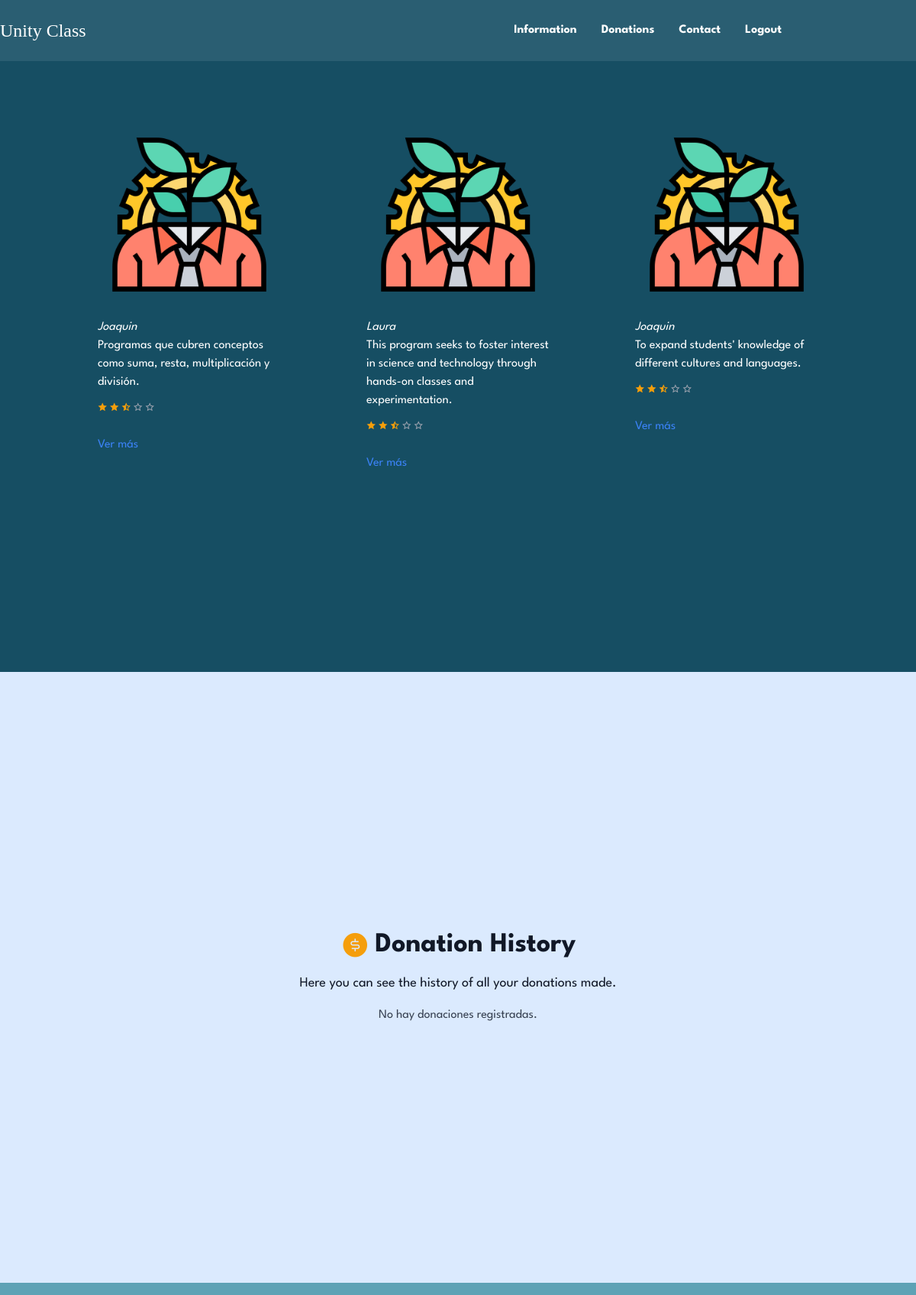
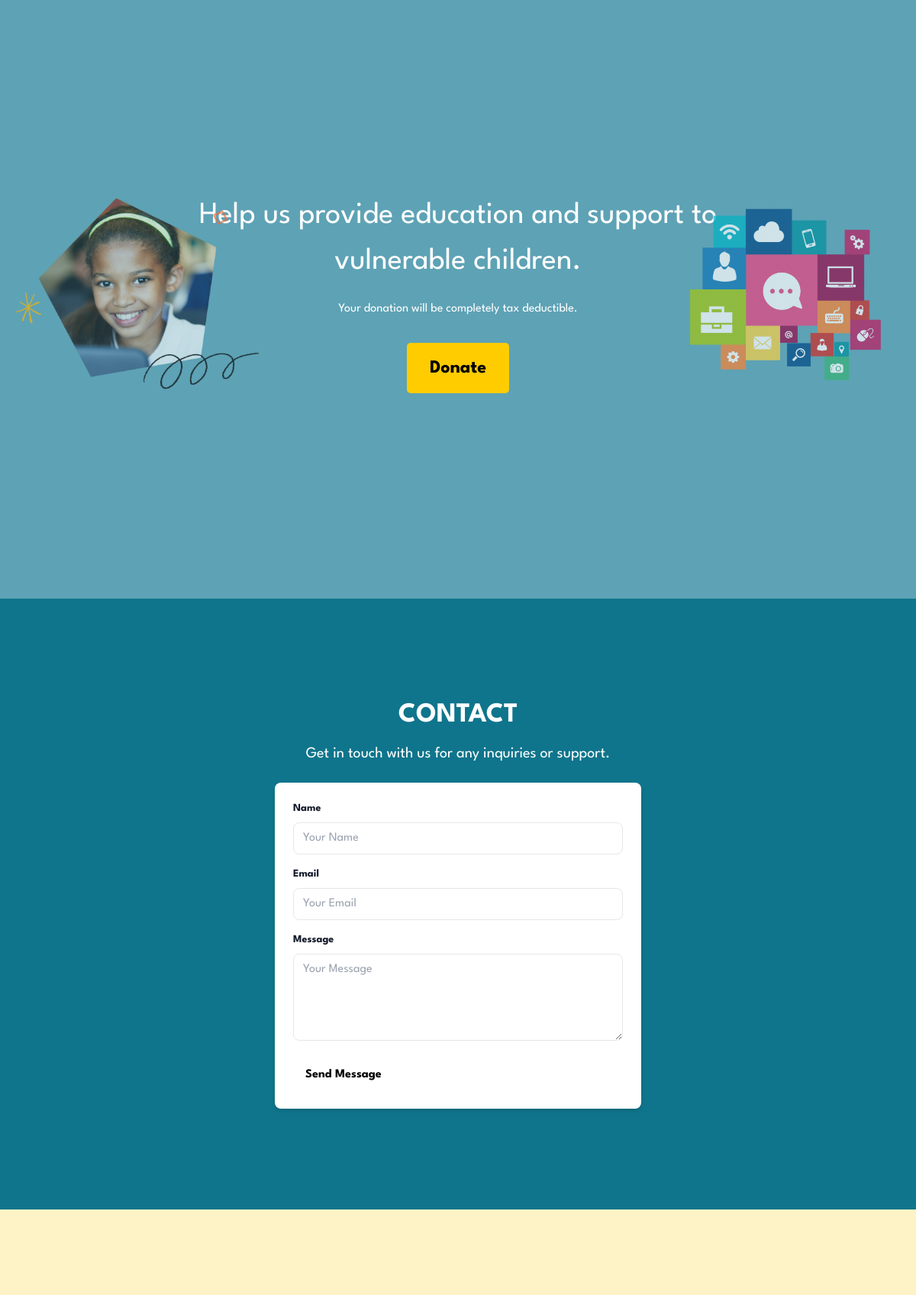
Page /Donantes/dashboard.php (signed in, upper part) on the committed database (2 pictures, top to bottom).
### tables this page shows
CREATE TABLE `programas` (
  `id` int(11) NOT NULL,
  `nombre` varchar(100) DEFAULT NULL,
  `descripcion` text DEFAULT NULL,
  `FK_materia` int(11) DEFAULT NULL,
  `FK_tipo_usuario` int(11) DEFAULT NULL,
  `fecha_registro` datetime NOT NULL DEFAULT current_timestamp()
);

CREATE TABLE `usuarios` (
  `id` int(11) NOT NULL,
  `nombre` varchar(100) DEFAULT NULL,
  `correo` varchar(100) DEFAULT NULL,
  `password` varchar(10) NOT NULL,
  `genero` varchar(10) DEFAULT NULL,
  `edad` int(11) DEFAULT NULL,
  `tipo_usuario` varchar(50) DEFAULT NULL,
  `fecha_nac` date NOT NULL,
  `session_activa` tinyint(1) DEFAULT 0,
  `fecha_registro` datetime NOT NULL DEFAULT current_timestamp()
);

### Conexion/contacto.php (called while the page is built, shortened)
<?php
    include ('conexion.php');
    class Contacto extends Conexion
    {
    public function listar_programas() {
        $this->sentencia = "
            SELECT
                programas.id,
                programas.nombre AS programa_nombre,
                programas.descripcion,
                materias.nombre_materia,
                usuarios.nombre AS nombre,
                usuarios.tipo_usuario
            FROM programas
            LEFT JOIN materias ON programas.FK_materia = materias.id
            LEFT JOIN usuarios ON programas.FK_tipo_usuario = usuarios.id
        ";
        return $this->ejecutar_sentencia();
    }
    public function __construct() {
        $this->conexion = new mysqli('localhost', 'root', '', 'unityclass');
    }
    public function listar_historial_donaciones() {
        $this->sentencia = "SELECT fecha_donacion, nombre_donacion, monto, FK_tipo_Usuario FROM donaciones ORDER BY fecha_donacion DESC";
        $resultado = $this->obtener_sentencia();
        return $resultado;
    }
}
?>

### Conexion/conexion.php (called while the page is built, shortened)
<?php
class Conexion {
    private $host = 'localhost';
    private $usuario = 'root';
    private $password = '';
    private $base = 'unityclass';
    public $sentencia;
    public $conexion;
    public function abrir_conexion() {
        $this->conexion = new mysqli($this->host, $this->usuario, $this->password, $this->base);
    }
    public function ejecutar_sentencia() {
        $bandera = $this->conexion->query($this->sentencia);
        return $bandera;
    }
    public function obtener_sentencia() {
        $result = $this->conexion->query($this->sentencia);
        return $result;
    }
}
?>

### Donantes/dashboard.php (the view, shortened to what this page needs)
<?php
include '../Conexion/contacto.php';
$contacto = new Contacto();
$result = $contacto->listar_programas();
?>
<!doctype html>
<html lang="es">
<head>
    <link rel="stylesheet" href="https://cdnjs.cloudflare.com/ajax/libs/remixicon/4.2.0/remixicon.min.css"/>
    <link href="https://cdn.jsdelivr.net/npm/tailwindcss@2.2.19/dist/tailwind.min.css" rel="stylesheet">
</head>
<body>
<header id="navbar" class="fixed w-full top-0 left-0 z-50 bg-[#164E63]">
    <nav class="container flex items-center justify-between h-16 sm:h-20">
        <div class="logo">Unity Class</div>
        <div id="nav-menu" class="absolute top-0 left-[-100%] min-h-[80vh] w-full bg-transparent backdrop-blur-sm flex items-center justify-center duration-300 overflow-hidden lg:static lg:min-h-fit lg:bg-transparent lg:w-auto">
            <ul class="flex flex-col items-center gap-8 lg:flex-row">
                <li><a href="#information" class="nav-link" data-section="information">Information</a></li>
                <li><a href="#donations" class="nav-link" data-section="donations">Donations</a></li>
                <li><a href="#contact" class="nav-link" data-section="contact">Contact</a></li>
                <?php if (isset($_SESSION['user_id'])): ?>
                    <li>
                        <form action="../login/logout.php" method="POST">
                            <button type="submit" class="nav-link font-bold">Logout</button>
                        </form>
                    </li>
                <?php endif; ?>
            </ul>
        </div>
    </nav>
</header>
<main class="pt-20">
    <section id="information" class="h-screen text-white flex flex-col items-center justify-center" style="background-color: #164E63;">
        <div class="container w-full grid grid-cols-1 gap-x-8 gap-y-36 md:grid-cols-2 lg:grid-cols-3 xl:grid-cols-4">
            <?php while ($row = $result->fetch_assoc()): ?>
                <div class="popular_card bg-cyan-950 p-10 pt-24 rounded-md relative">
                    <img src="../SRC/2654513.png" alt="program_image" class="w-52 absolute -top-5 left-1/2 transform -translate-x-1/2 -translate-y-1/2 duration-500">
                    <h3 class="italic mt-5"><?php echo htmlspecialchars($row['nombre']); ?></h3>
                    <p><?php echo htmlspecialchars($row['descripcion']); ?></p>
                    <div class="text-yellow-500 text-xs py-3">
                        <i class="ri-star-fill"></i>
                        <i class="ri-star-fill"></i>
                        <i class="ri-star-half-fill"></i>
                        <i class="ri-star-line text-gray-400"></i>
                        <i class="ri-star-line text-gray-400"></i>
                    </div>
                    <a href="programa_detalle.php?id=<?php echo $row['id']; ?>" class="text-blue-500 hover:text-blue-700 mt-4 inline-block">Ver más</a>
                </div>
            <?php endwhile; ?>
        </div>
    </section>
</main>
</body>
</html>
<section id="historial_donaciones" class="relative flex flex-col items-center justify-center h-screen bg-blue-100 text-gray-900">
    <h1 class="text-4xl font-bold mb-4 flex items-center text-cyan-800">
        <i class="ri-money-dollar-circle-fill mr-2 text-yellow-500"></i>
        Donation History
    </h1>
    <p class="text-lg mb-4 text-cyan-700">Here you can see the history of all your donations made.</p>
    <div class="container mx-auto px-4">
        <?php
        $historial = $contacto->listar_historial_donaciones();
        if ($historial->num_rows > 0): ?>
            <div class="max-h-96 overflow-y-auto border rounded-lg shadow-lg">
                <table class="w-full text-left bg-white rounded-lg overflow-hidden">
                    <thead>
                        <tr class="bg-cyan-800 text-black">
                            <th class="px-4 py-2">Donation date</th>
                            <th class="px-4 py-2">Donor Name</th>
                            <th class="px-4 py-2">Amount</th>
                        </tr>
                    </thead>
                    <tbody>
                        <?php while ($donacion = $historial->fetch_assoc()): ?>
                            <tr class="border-b border-gray-200 hover:bg-gray-100">
                                <td class="px-4 py-2"><?php echo htmlspecialchars($donacion['fecha_donacion']); ?></td>
                                <td class="px-4 py-2"><?php echo htmlspecialchars($donacion['nombre_donacion']); ?></td>
                                <td class="px-4 py-2"><?php echo "$" . number_format($donacion['monto'], 2); ?></td>
                            </tr>
                        <?php endwhile; ?>
                    </tbody>
                </table>
            </div>
        <?php else: ?>
            <p class="text-center text-gray-700">No hay donaciones registradas.</p>
        <?php endif; ?>
    </div>
</section>
    <section id="donaciones" class="relative flex items-center justify-center h-screen bg-blue-900 text-white" style="background-color: #5EA2B5;">
    <img src="../SRC/hero_student_collage_US_1x.png" alt="Imagen Estudiante" class="absolute left-0 top-1/2 transform -translate-y-1/2 max-w-xs opacity-70" style="margin-left: 20px;">
    <div id="form-container" style="width: 100%; max-width: 800px; padding: 20px; text-align: center;">
        <form id="donation-form" action="guardar_donacion.php" method="POST">
            <div id="step-welcome" class="form-step active">
                <h2 class="text-center">Help us provide education and support to vulnerable children.</h2>
                <p class="text-center mb-8">Your donation will be completely tax deductible.</p>
                <button type="button" class="button" onclick="nextStep()">Donate</button>
            </div>
        </form>
    </div>
    <img src="../SRC/desktop_77e774f8-a8db-4a84-a2f4-a09bd867809c.png" alt="Imagen Niño" class="absolute right-0 top-1/2 transform -translate-y-1/2 max-w-xs opacity-70" style="margin-right: 20px;">
</section>
<section id="contact" class="h-screen text-white flex flex-col items-center justify-center" style="background-color: #0F758C;">
    <h1 class="text-4xl font-bold mb-4">CONTACT</h1>
    <p class="text-xl mb-6">Get in touch with us for any inquiries or support.</p>
    <div class="container mx-auto px-4 max-w-lg">
        <form method="POST" class="bg-white p-6 rounded-lg shadow-md text-gray-900">
            <div class="mb-4">
                <label for="name" class="block text-sm font-bold mb-2">Name</label>
                <input type="text" name="name" id="name" class="w-full px-3 py-2 border rounded-lg" placeholder="Your Name" required>
            </div>
            <div class="mb-4">
                <label for="email" class="block text-sm font-bold mb-2">Email</label>
                <input type="email" name="email" id="email" class="w-full px-3 py-2 border rounded-lg" placeholder="Your Email" required>
            </div>
            <div class="mb-4">
                <label for="message" class="block text-sm font-bold mb-2">Message</label>
                <textarea name="message" id="message" class="w-full px-3 py-2 border rounded-lg" placeholder="Your Message" rows="4" required></textarea>
            </div>
            <button type="submit" name="enviar" class="bg-cyan-800 text-black py-2 px-4 rounded-lg hover:bg-cyan-700 font-bold">Send Message</button>
        </form>
    </div>
</section>
<footer class="bg-yellow-100 text-cyan-950 pt-20 pb-10 md:pt-28 relative">
</footer>
</body>
</html>

### Donantes/dashboard.php (style rules this page uses)
body { font-family: Arial, sans-serif; background-color: #E6F2FF; color: #333; margin: 0; }
#navbar { position: fixed; top: 0; left: 0; width: 100%; z-index: 50; background-color: rgba(22, 78, 99, 0.9); transition: background-color 0.3s; }
.nav-link { color: #FFF; font-weight: bold; font-size: 1rem; transition: color 0.3s; }
#nav-menu { transition: left 0.3s ease-in-out; }
.logo { font-family: 'Lobster', cursive; font-size: 1.5rem; color: #FFF; transition: color 0.3s; }
body, .form-step { font-family: 'League Spartan', sans-serif; }
.form-step { display: none; text-align: center; padding: 20px; transition: opacity 0.3s ease; }
.form-step.active { display: block; }
h2 { font-size: 2.5rem; margin-bottom: 20px; }
.button { background-color: #ffcc00; color: black; padding: 15px 30px; border: none; border-radius: 5px; cursor: pointer; font-size: 1.5rem; font-weight: bold; transition: background-color 0.3s ease; }

### rows in the picture
programas: FK_tipo_usuario.nombre "Joaquin", descripcion "Programas que cubren conceptos como suma, resta, multiplicación y división."
programas: FK_tipo_usuario.nombre "Laura", descripcion "This program seeks to foster interest in science and technology through hands-on classes and experimentation."
programas: FK_tipo_usuario.nombre "Joaquin", descripcion "To expand students' knowledge of different cultures and languages."
